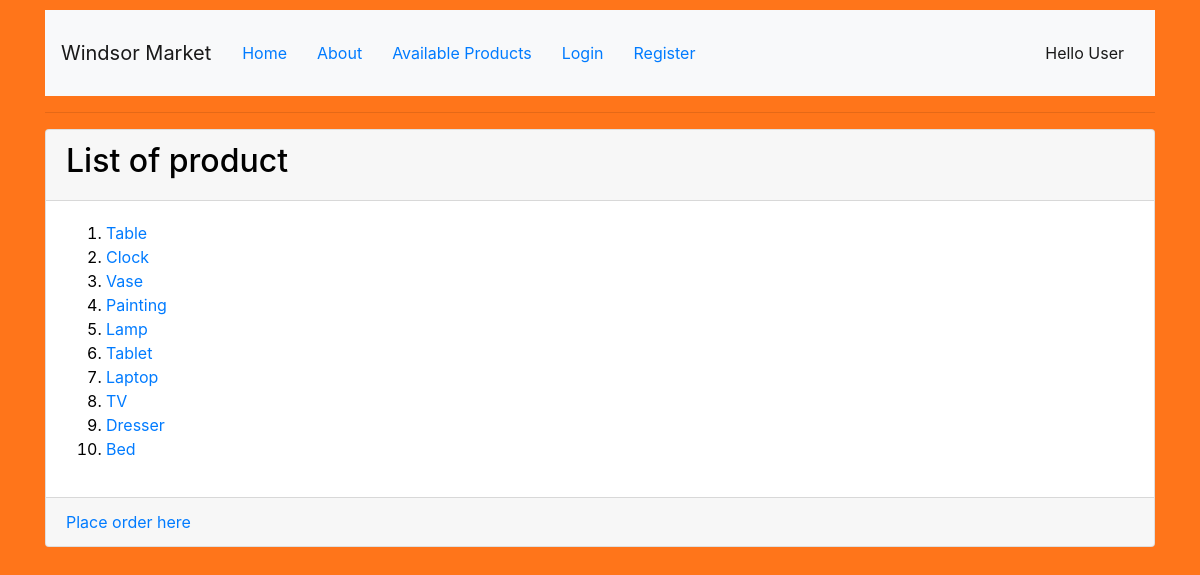
The page /myapp/products/ on the database its author committed.
### myapp/models.py (models this page shows, shortened)
class Product(models.Model):
    category = models.ForeignKey(Category, related_name='products', on_delete=models.CASCADE)
    name = models.CharField(max_length=200)
    price = models.DecimalField(max_digits=10, decimal_places=2)
    stock = models.PositiveIntegerField(default=100, validators=[MaxValueValidator(1000), MinValueValidator(0)])
    available = models.BooleanField(default=True)
    description = models.TextField(max_length=100, null=True, blank=True)
    intrested = models.PositiveIntegerField(default=0)

### myapp/views.py (the view)
# urls.py: path(r'products/', views.products, name='products'),
def products(request):
    prodlist = Product.objects.all().order_by('id')[:10]
    return render(request, 'myapp/products.html', {'prodlist':prodlist})

### myapp/templates/myapp/products.html
{% extends 'myapp/base.html' %}
{% block body_block %}
    <div class="card">
        {% if prodlist%}
            <div class="card-header">
                <h2>List of product</h2>
            </div>
            <div class="card-body">
                <ol>
                    {% for prod in prodlist %}
                            <li> <a href="{% url 'myapp:productdetail' prod.pk %}">{{ prod.name }}</a></li>
                    {% endfor %}
                </ol>
            </div>
        {% else %}
            <div class="card-body">
                <strong>There are no product!</strong>
            </div>
        {% endif %}
        <div class="card-footer">
            <a href="{% url 'myapp:place_order' %}">Place order here</a>
        </div>
    </div>
{% endblock %}

### myapp/templates/myapp/base.html (shortened to what this page needs)
<!DOCTYPE html>
{% load staticfiles %}
<html>
    <head>
        <link rel="stylesheet" href="https://stackpath.bootstrapcdn.com/bootstrap/4.1.3/css/bootstrap.min.css">
        <link rel="stylesheet" type="text/css" href="{% static 'myapp/style.css'%}" />
    </head>
    <body>
        <div class="container" style="padding-top: 10px">
            <nav class="navbar navbar-expand-lg navbar-light bg-light">
                <div class="collapse navbar-collapse" id="navbarTogglerDemo01">
                    <a class="navbar-brand" href = "{% url 'myapp:index' %}">Windsor Market</a>
                    <ul class="navbar-nav mr-auto mt-2 mt-lg-0">
                        <li class="nav-item hbar1">
                            <a href = "{% url 'myapp:index' %}">Home</a>
                        </li>
                        <li class="nav-item hbar1">
                            <a href="{% url 'myapp:about' %}">About</a>
                        </li>
                        <li class="nav-item hbar1">
                            <a href="{% url 'myapp:products' %}">Available Products</a>
                        </li>
                        {% if request.session.username %}
                            <li class="nav-item hbar1">
                                <a href="/myapp/myorders/">My Orders</a>
                            </li>
                            <li class="nav-item hbar1">
                                <a href="/myapp/logout/">Logout</a>
                            </li>
                            <li class="nav-item hbar1">
                                <a href="/myapp/profile/">Profile</a>
                            </li>
                        {% else %}
                            <li class="nav-item hbar1">
                                <a href="/myapp/login/">Login</a>
                            </li>
                            <li class="nav-item hbar1">
                                <a href="/myapp/register/">Register</a>
                            </li>
                        {% endif %}
                    </ul>
                    <span class="navbar-text hbar1">
                        <a href = "{% url 'myapp:index' %}">
                            {% block myhdg %}
                                Hello
                                {% if request.session.username %}
                                    {{ request.session.username }}
                                {% else %}
                                    User
                                {% endif %}
                            {% endblock %}
                        </a>
                    </span>
                </div>
            </nav>
            <hr />
            <div>
                {% block body_block %}*** {% endblock %}
            </div>
        </div>
    </body>
</html>

### myapp/static/myapp/style.css (style rules this page uses)
.hbar1 { display: inline; margin: 15px; }
body { background-color:#ff751a; color: black; }

### rows shown on the page
Product: name "Table"
Product: name "Clock"
Product: name "Vase"
Product: name "Painting"
Product: name "Lamp"
Product: name "Tablet"
Product: name "Laptop"
Product: name "TV"
Product: name "Dresser"
Product: name "Bed"
